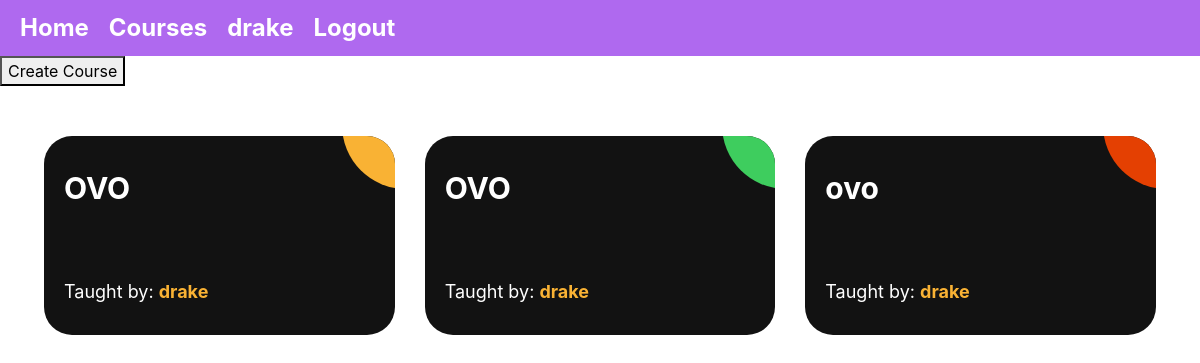
The app's page / (signed in) with its own data.
### quiz/models.py (models this page shows, shortened)
class User(AbstractUser):
    bio = models.TextField(blank=True)
    enrolled_courses = models.ManyToManyField('Course', related_name='enrolled_users', blank=True)
    def __str__(self):
        return self.username

class Course(models.Model):
    title = models.CharField(max_length=255)
    description = models.TextField()
    professor = models.ForeignKey("User", on_delete=models.CASCADE,default=None)
    lessons = models.ManyToManyField('Lesson', related_name='courses', blank=True)

### quiz/views.py (the view)
# urls.py: path("", views.index, name="index"),
def index(request):
    return render(request, 'quiz/index.html',{'courses':Course.objects.all()})

### quiz/templates/quiz/index.html (shortened to what this page needs)
{% extends "quiz/layout.html" %}
{% block body %}
    <div>
        <button id="openModalBtn">Create Course</button>
    </div>
    <div class="ag-format-container">
        <div class="ag-courses_box">
          {% for course in courses %}
          <div class="ag-courses_item">
            <a href="{% url 'viewCourse' course.id%}" class="ag-courses-item_link">
              <div class="ag-courses-item_bg"></div>
              <div class="ag-courses-item_title">
                {{ course.title }}
              </div>
              <div class="ag-courses-item_date-box">
                Taught by:
                <span class="ag-courses-item_date">
                  {{ course.professor }}
                </span>
              </div>
            </a>
          </div>
          {% endfor %}
        </div>
      </div>
{% endblock %}

### quiz/templates/quiz/layout.html (shortened to what this page needs)
{% load static %}
<!DOCTYPE html>
<html lang="en">
<head>
    <link rel="stylesheet" href="https://stackpath.bootstrapcdn.com/bootstrap/4.4.1/css/bootstrap.min.css"
>
    <link href="{% static 'quiz/styles.css' %}" rel="stylesheet">
</head>
<body>
    <div class="header">
        {% if user.is_authenticated %}
        <div >
            <a class="headerItem" href="{% url 'index' %}">Home</a>
        </div>
        <div >
            <a class="headerItem" href="">Courses</a>
        </div>
        <div >
            <a class="headerItem" href="">{{ user.username }}</a>
        </div>
        <div >
            <a class="headerItem" href="{% url 'logout' %}">Logout</a>
        </div>
        {% else %}
        <div >
            <a href="{% url 'login' %}">Login</a>
        </div>
        {% endif %}
    </div>
    <div>
        {% block body %}
        {% endblock %}
    </div>
</body>
</html>

### quiz/static/quiz/styles.css (style rules this page uses)
.header { background:#af69ef; color:white; padding:10px; font-size:24px; font-weight:bold; display: flex; flex-direction: row; }
.headerItem { padding: 10px; color: white; text-decoration: none; }
.ag-format-container { width: 1142px; margin: 0 auto; flex-direction: row; }
body { background-color: white; }
.ag-courses_box { display: -webkit-box; display: -ms-flexbox; display: flex; -webkit-box-align: start; -ms-flex-align: start; align-items: flex-start; -ms-flex-wrap: wrap; flex-wrap: wrap; padding: 50px 0; }
.ag-courses_item { -ms-flex-preferred-size: calc(33.33333% - 30px); flex-basis: calc(33.33333% - 30px); margin: 0 15px 30px; overflow: hidden; border-radius: 28px; }
.ag-courses-item_link { display: block; padding: 30px 20px; background-color: #121212; overflow: hidden; position: relative; }
.ag-courses-item_title { min-height: 87px; margin: 0 0 25px; overflow: hidden; font-weight: bold; font-size: 30px; color: #FFF; z-index: 2; position: relative; }
.ag-courses-item_date-box { font-size: 18px; color: #FFF; z-index: 2; position: relative; }
.ag-courses-item_date { font-weight: bold; color: #f9b234; -webkit-transition: color .5s ease; -o-transition: color .5s ease; transition: color .5s ease }
.ag-courses-item_bg { height: 128px; width: 128px; background-color: #f9b234; z-index: 1; position: absolute; top: -75px; right: -75px; border-radius: 50%; -webkit-transition: all .5s ease; -o-transition: all .5s ease; transition: all .5s ease; }
.ag-courses_item:nth-child(2n) .ag-courses-item_bg { background-color: #3ecd5e; }
.ag-courses_item:nth-child(3n) .ag-courses-item_bg { background-color: #e44002; }

### records on screen
User: username "drake"
Course: title "OVO", professor "drake"
Course: title "OVO", professor "drake"
Course: title "ovo", professor "drake"
